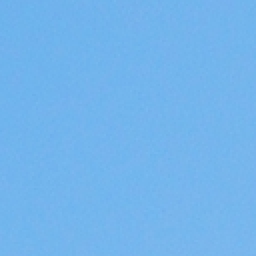
#> input picture ESRWebApp/Backend/ESRGAN/datasets/TEST/hr/0009_0009.png, 128 x 128 px (shown 2 times larger); its folder holds only this picture in this run
$ python calculate_PSNR_SSIM.py
#> lines starting #> are read from the running program, lines starting #| are printed output that depends on the picture; long printed decimals are rounded
'''
calculate the PSNR and SSIM.
same as MATLAB's results
'''
import os
import math
import numpy as np
import cv2
import glob


def main():
    # Configurations

    # GT - Ground-truth;
    # Gen: Generated / Restored / Recovered images
    folder_GT = '/home/abhishek/Documents/SRwebapp/Backend/ESRGAN/datasets/TEST/hr/'
    folder_Gen = '/home/abhishek/Documents/SRwebapp/Backend/ESRGAN/datasets/TEST/sr/'

    crop_border = 4
    suffix = ''  # suffix for Gen images
    test_Y = False  # True: test Y channel only; False: test RGB channels

    PSNR_all = []
    SSIM_all = []
    img_list = sorted(glob.glob(folder_GT + '/*'))

    if test_Y:
        print('Testing Y channel.')
    else:
        print('Testing RGB channels.')

    for i, img_path in enumerate(img_list):
        base_name = os.path.splitext(os.path.basename(img_path))[0]
        im_GT = cv2.imread(img_path) / 255.
        im_Gen = cv2.imread(os.path.join(folder_Gen, base_name + suffix + '.png')) / 255.

        if test_Y and im_GT.shape[2] == 3:  # evaluate on Y channel in YCbCr color space
            im_GT_in = bgr2ycbcr(im_GT)
            im_Gen_in = bgr2ycbcr(im_Gen)
        else:
            im_GT_in = im_GT
            im_Gen_in = im_Gen

        # crop borders
        if im_GT_in.ndim == 3:
            cropped_GT = im_GT_in[crop_border:-crop_border, crop_border:-crop_border, :]
            cropped_Gen = im_Gen_in[crop_border:-crop_border, crop_border:-crop_border, :]
        elif im_GT_in.ndim == 2:
            cropped_GT = im_GT_in[crop_border:-crop_border, crop_border:-crop_border]
            cropped_Gen = im_Gen_in[crop_border:-crop_border, crop_border:-crop_border]
        else:
            raise ValueError('Wrong image dimension: {}. Should be 2 or 3.'.format(im_GT_in.ndim))

        # calculate PSNR and SSIM
        PSNR = calculate_psnr(cropped_GT * 255, cropped_Gen * 255)

        SSIM = calculate_ssim(cropped_GT * 255, cropped_Gen * 255)
        print('{:3d} - {:25}. \tPSNR: {:.6f} dB, \tSSIM: {:.6f}'.format(
            i + 1, base_name, PSNR, SSIM))
        PSNR_all.append(PSNR)
        SSIM_all.append(SSIM)
    print('Average: PSNR: {:.6f} dB, SSIM: {:.6f}'.format(
        sum(PSNR_all) / len(PSNR_all),
        sum(SSIM_all) / len(SSIM_all)))


def calculate_psnr(img1, img2):
    # img1 and img2 have range [0, 255]
    img1 = img1.astype(np.float64)
    img2 = img2.astype(np.float64)
    mse = np.mean((img1 - img2)**2)
#> mse = 0
#> in main, `PSNR = calculate_psnr(cropped_GT * 255, cropped_Gen * 255)`: PSNR = inf
    if mse == 0:
        return float('inf')
    return 20 * math.log10(255.0 / math.sqrt(mse))


def ssim(img1, img2):
    C1 = (0.01 * 255)**2
    C2 = (0.03 * 255)**2

    img1 = img1.astype(np.float64)
    img2 = img2.astype(np.float64)
    kernel = cv2.getGaussianKernel(11, 1.5)
    window = np.outer(kernel, kernel.transpose())

    mu1 = cv2.filter2D(img1, -1, window)[5:-5, 5:-5]  # valid
    mu2 = cv2.filter2D(img2, -1, window)[5:-5, 5:-5]
    mu1_sq = mu1**2
    mu2_sq = mu2**2
    mu1_mu2 = mu1 * mu2
    sigma1_sq = cv2.filter2D(img1**2, -1, window)[5:-5, 5:-5] - mu1_sq
    sigma2_sq = cv2.filter2D(img2**2, -1, window)[5:-5, 5:-5] - mu2_sq
    sigma12 = cv2.filter2D(img1 * img2, -1, window)[5:-5, 5:-5] - mu1_mu2

    ssim_map = ((2 * mu1_mu2 + C1) * (2 * sigma12 + C2)) / ((mu1_sq + mu2_sq + C1) *
                                                            (sigma1_sq + sigma2_sq + C2))
    return ssim_map.mean()


def calculate_ssim(img1, img2):
    '''calculate SSIM
    the same outputs as MATLAB's
    img1, img2: [0, 255]
    '''
    if not img1.shape == img2.shape:
        raise ValueError('Input images must have the same dimensions.')
    if img1.ndim == 2:
        return ssim(img1, img2)
    elif img1.ndim == 3:
        if img1.shape[2] == 3:
            ssims = []
            for i in range(3):
                ssims.append(ssim(img1, img2))
#> this loop made 3 passes
#> pass 1, in ssim, `mu1_sq = mu1**2`:
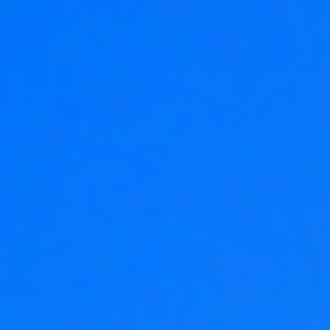
#> mu1_sq: shape (110, 110, 3) float64 (shown 3 times larger); mean of channels 0, 1, 2 55932.3, 32701.5, 13248.6; drawn with min black and max white
#> pass 1, in ssim, `sigma1_sq = cv2.filter2D(img1**2, -1, window)[5:-5, 5:-5] - mu1_sq`:
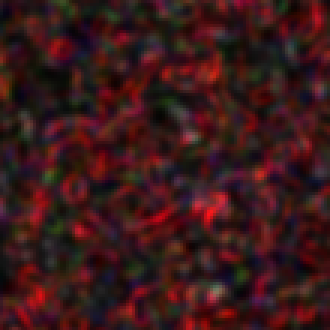
#> sigma1_sq: shape (110, 110, 3) float64 (shown 3 times larger); mean of channels 0, 1, 2 1.49, 1.44, 2.86; drawn with min black and max white
#> after the loop, ssims = [1, 1, 1]
            return np.array(ssims).mean()
        elif img1.shape[2] == 1:
            return ssim(np.squeeze(img1), np.squeeze(img2))
    else:
        raise ValueError('Wrong input image dimensions.')


def bgr2ycbcr(img, only_y=True):
    '''same as matlab rgb2ycbcr
    only_y: only return Y channel
    Input:
        uint8, [0, 255]
        float, [0, 1]
    '''
    in_img_type = img.dtype
    img.astype(np.float32)
    if in_img_type != np.uint8:
        img *= 255.
    # convert
    if only_y:
        rlt = np.dot(img, [24.966, 128.553, 65.481]) / 255.0 + 16.0
    else:
        rlt = np.matmul(img, [[24.966, 112.0, -18.214], [128.553, -74.203, -93.786],
                              [65.481, -37.797, 112.0]]) / 255.0 + [16, 128, 128]
    if in_img_type == np.uint8:
        rlt = rlt.round()
    else:
        rlt /= 255.
    return rlt.astype(in_img_type)


if __name__ == '__main__':
    main()
#> in main, `SSIM = calculate_ssim(cropped_GT * 255, cropped_Gen * 255)`: SSIM = 1
#|   1 - 0009_0009                . 	PSNR: inf dB, 	SSIM: 1.000
#| Average: PSNR: inf dB, SSIM: 1.000

$ run again, on ESRWebApp/Backend/ESRGAN/datasets/TEST/hr/0009_0048.png
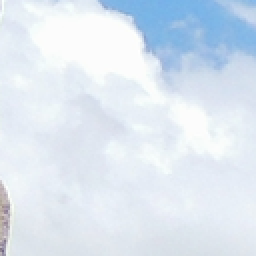
#> input picture ESRWebApp/Backend/ESRGAN/datasets/TEST/hr/0009_0048.png, 128 x 128 px (shown 2 times larger)
#> mse = 0
#> PSNR = inf
#> the loop in calculate_ssim, `for i in range(3):` made 3 passes
#> pass 1, in ssim, `mu1_sq = mu1**2`:
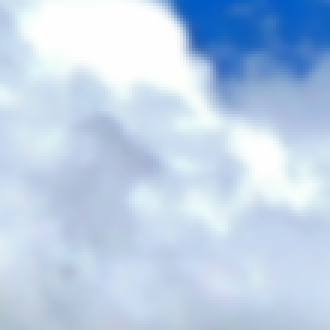
#> mu1_sq: shape (110, 110, 3) float64 (shown 3 times larger); mean of channels 0, 1, 2 59198.5, 54849.1, 51045.3; drawn with min black and max white
#> pass 1, in ssim, `sigma1_sq = cv2.filter2D(img1**2, -1, window)[5:-5, 5:-5] - mu1_sq`:
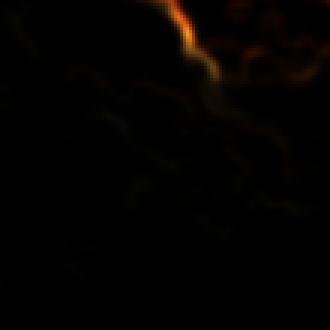
#> sigma1_sq: shape (110, 110, 3) float64 (shown 3 times larger); mean of channels 0, 1, 2 4.9, 13.3, 24.5; drawn with min black and max white
#> after the loop in calculate_ssim, `for i in range(3):`: ssims = [1, 1, 1]
#> SSIM = 1
#|   1 - 0009_0048                . 	PSNR: inf dB, 	SSIM: 1.000
#| Average: PSNR: inf dB, SSIM: 1.000

$ run again, on ESRWebApp/Backend/ESRGAN/datasets/TEST/hr/0009_0049.png
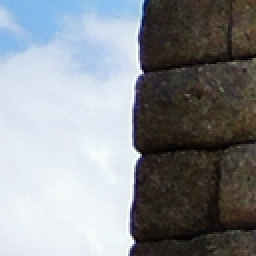
#> input picture ESRWebApp/Backend/ESRGAN/datasets/TEST/hr/0009_0049.png, 128 x 128 px (shown 2 times larger)
#> in main, `cropped_GT = im_GT_in[crop_border:-crop_border, crop_border:-crop_bord..`:
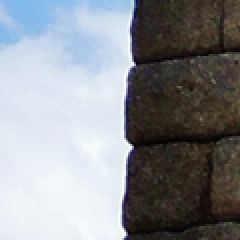
#> cropped_GT: shape (120, 120, 3) float64 (shown 2 times larger); mean B, G, R 0.57, 0.553, 0.54
#> mse = 0
#> PSNR = inf
#> the loop in calculate_ssim, `for i in range(3):` made 3 passes
#> pass 1, in ssim, `sigma1_sq = cv2.filter2D(img1**2, -1, window)[5:-5, 5:-5] - mu1_sq`:
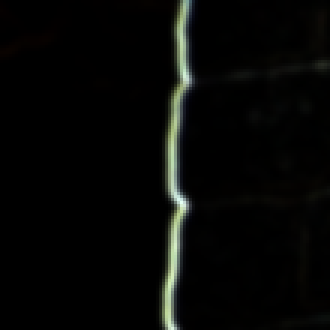
#> sigma1_sq: shape (110, 110, 3) float64 (shown 3 times larger); mean of channels 0, 1, 2 255.5, 310.2, 283.5; drawn with min black and max white
#> after the loop in calculate_ssim, `for i in range(3):`: ssims = [1, 1, 1]
#> SSIM = 1
#|   1 - 0009_0049                . 	PSNR: inf dB, 	SSIM: 1.000
#| Average: PSNR: inf dB, SSIM: 1.000

$ run again, on ESRWebApp/Backend/ESRGAN/datasets/TEST/hr/0009_0051.png
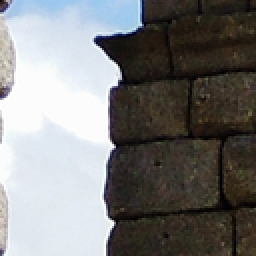
#> input picture ESRWebApp/Backend/ESRGAN/datasets/TEST/hr/0009_0051.png, 128 x 128 px (shown 2 times larger)
#> in main, `cropped_GT = im_GT_in[crop_border:-crop_border, crop_border:-crop_bord..`:
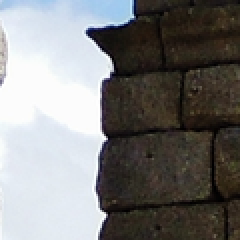
#> cropped_GT: shape (120, 120, 3) float64 (shown 2 times larger); mean B, G, R 0.483, 0.485, 0.487
#> mse = 0
#> PSNR = inf
#> the loop in calculate_ssim, `for i in range(3):` made 3 passes
#> pass 1, in ssim, `sigma1_sq = cv2.filter2D(img1**2, -1, window)[5:-5, 5:-5] - mu1_sq`:
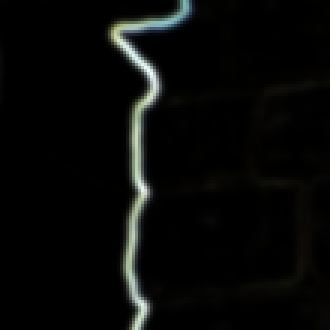
#> sigma1_sq: shape (110, 110, 3) float64 (shown 3 times larger); mean of channels 0, 1, 2 351.1, 393.8, 363.3; drawn with min black and max white
#> after the loop in calculate_ssim, `for i in range(3):`: ssims = [1, 1, 1]
#> SSIM = 1
#|   1 - 0009_0051                . 	PSNR: inf dB, 	SSIM: 1.000
#| Average: PSNR: inf dB, SSIM: 1.000
